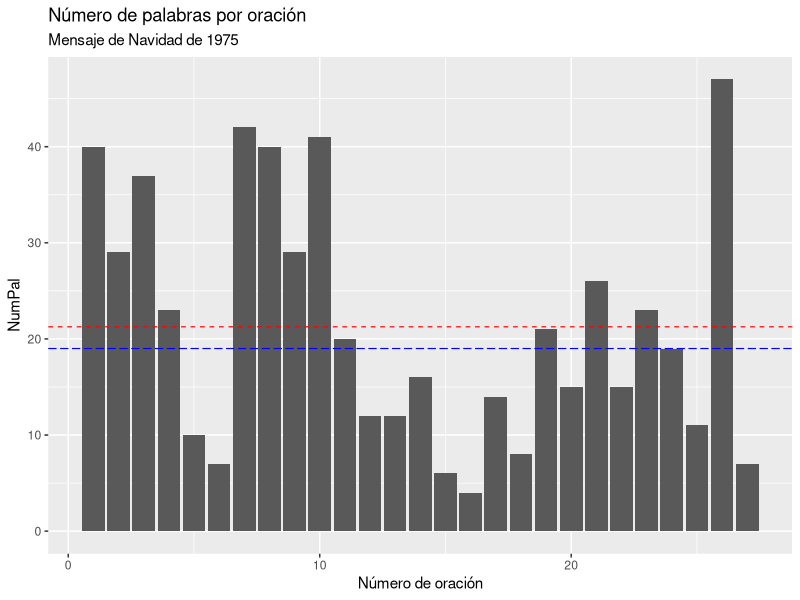

The R source for this figure:
#Llamamos a las librerías
library("tidyverse")
library("tidytext")

#Creamos una nueva variable que lee los datos del discurso de 1975 y los almacena según parrafo y texto
discurso <- readLines("datos/mensajes/1975.txt")

#Creamos una nueva tabla a partir del discurso con las dos variables y catorce filas con los datos correspondientes
mensaje <- tibble(parrafo = seq_along(discurso), texto = discurso)


#Extraemos las palabras token (estarán repetidas) del mensaje anterior y mantenemos el parrafo del que provienen
mensaje_palabras <- mensaje %>%
  unnest_tokens(palabra, texto)

#Extraemos los enunciados del mensaje anterior y mantenemos los párrafos, además, contamos el número de palabras por oración.
mensaje_enunciados <- mensaje %>%
  unnest_tokens(oraciones, 
                texto, 
                token = "sentences") %>%
  mutate(NumPal = str_count(oraciones, "\\w+"))

#Calculamos las palabras tipo y su frecuencia total y relativa (en una nueva columna hecha con mutate) en el texto de 1975
mensaje_frecuencias <- mensaje_palabras %>%
  count (palabra, sort = T) %>%
  mutate(relativa = n / sum(n))

#Pintamos en una gráfica los datos del número de palabras por enunciado y su media y mediana
ggplot(mensaje_enunciados, aes(1:nrow(mensaje_enunciados), NumPal)) +
  geom_bar(stat = 'identity') +
  geom_hline(yintercept = mean(mensaje_enunciados$NumPal), linetype = "dashed",
             colour = "red",
             size = 0.4) +
  geom_hline(yintercept = median(mensaje_enunciados$NumPal), linetype = "longdash",
             colour = "blue",
             size = 0.4) +
  labs(x = "Número de oración") +
  ggtitle("Número de palabras por oración", subtitle = "Mensaje de Navidad de 1975")
